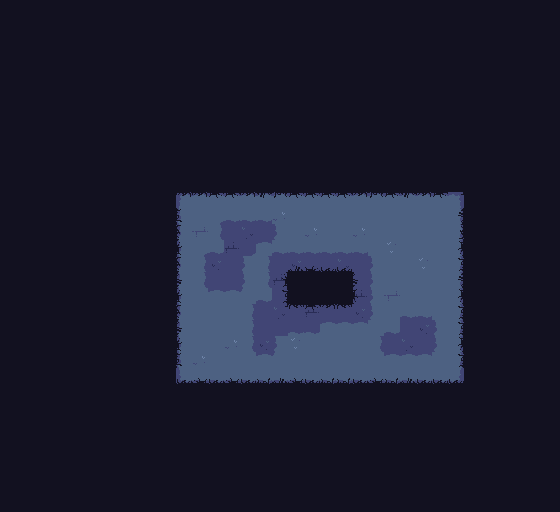

This game map was drawn from its Tiled (.tmx) file and the tilesets committed beside it. A one-line description and the trimmed map source follow:
An orthogonal 35x32 tile map with 16x16 px tiles, 3 tile layers (Background, Ground, Details), 2 tilesets and 18 objects (12x Enemy, Player).

<map version="1.10" tiledversion="1.11.2" orientation="orthogonal" renderorder="right-down" width="35" height="32" tilewidth="16" tileheight="16" infinite="0" nextlayerid="11" nextobjectid="100">
 <tileset firstgid="1" source="../tilesets/dungeon_tileset.tsx" />
 <tileset firstgid="271" source="../tilesets/Objects.tsx" />
 <layer id="1" name="Background" width="35" height="32">
  <data>[1120 cells, 1120 non-empty, 3 distinct tile ids]</data>
 </layer>
 <layer id="6" name="Ground" width="35" height="32">
  <data>[1120 cells, 356 non-empty, 62 distinct tile ids]</data>
 </layer>
 <layer id="5" name="Details" width="35" height="32">
  <data>[1120 cells, 279 non-empty, 23 distinct tile ids]</data>
 </layer>
 <objectgroup id="8" name="Entities">
  <object id="46" name="Player" x="319" y="226">
   <point />
  </object>
  <object id="58" name="Enemy" x="244.333" y="326.167">
   <point />
  </object>
  <object id="64" name="Enemy" x="198.667" y="305">
   <point />
  </object>
  <object id="65" name="Enemy" x="287.667" y="362.5">
   <point />
  </object>
  <object id="66" name="Enemy" x="432.5" y="221">
   <point />
  </object>
  <object id="82" name="Enemy" x="206" y="361.5">
   <point />
  </object>
  <object id="83" name="Enemy" x="436" y="354.5">
   <point />
  </object>
  <object id="88" name="Enemy" x="345" y="360.5">
   <point />
  </object>
  <object id="91" name="Enemy" x="198.5" y="220.5">
   <point />
  </object>
  <object id="92" name="Enemy" x="391.5" y="252.5">
   <point />
  </object>
  <object id="93" name="Enemy" x="438" y="274">
   <point />
  </object>
  <object id="94" name="Enemy" x="393" y="316.5">
   <point />
  </object>
  <object id="99" name="Enemy" x="226" y="255.5">
   <point />
  </object>
 </objectgroup>
 <objectgroup id="9" name="Collisions">
  <object id="4" x="462.515" y="185.167" width="19.1364" height="193.606" />
  <object id="37" x="157" y="373.166" width="328" height="33.0001" />
  <object id="60" x="156.667" y="158.167" width="328" height="33.0001" />
  <object id="61" x="286.833" y="261.667" width="66.3333" height="43.0001" />
  <object id="63" x="154.848" y="189.864" width="21.6364" height="193.606" />
 </objectgroup>
 <objectgroup id="10" name="Objects" />
</map>
